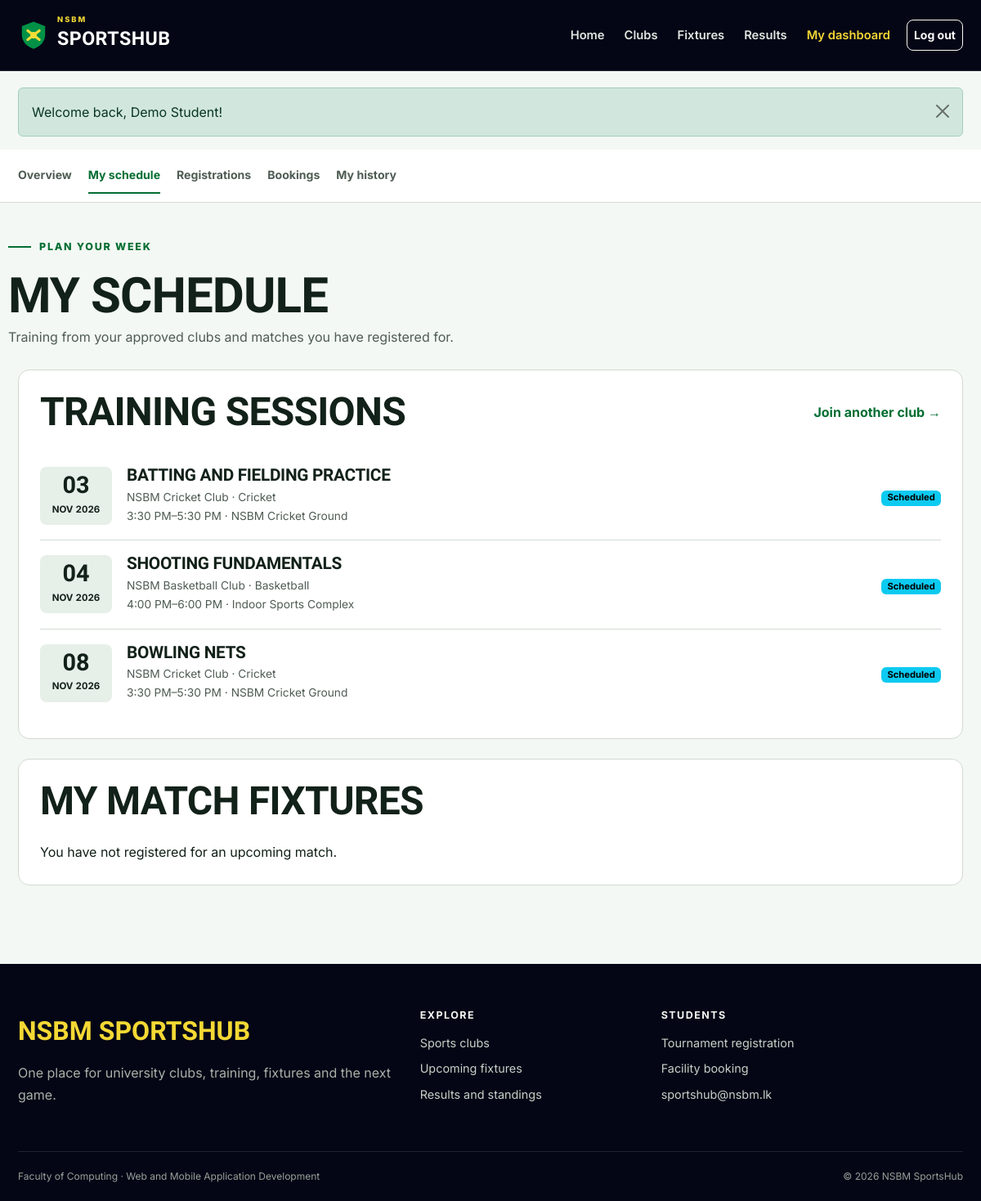
/student/calendar.php (signed in), run on the app's committed database.
### tables this page shows
CREATE TABLE training_sessions (
    id INT UNSIGNED AUTO_INCREMENT PRIMARY KEY,
    club_id INT UNSIGNED NOT NULL,
    title VARCHAR(120) NOT NULL,
    session_date DATE NOT NULL,
    start_time TIME NOT NULL,
    end_time TIME NOT NULL,
    venue VARCHAR(120) NOT NULL,
    created_at TIMESTAMP DEFAULT CURRENT_TIMESTAMP,
    FOREIGN KEY (club_id) REFERENCES clubs(id) ON DELETE CASCADE
);

CREATE TABLE clubs (
    id INT UNSIGNED AUTO_INCREMENT PRIMARY KEY,
    name VARCHAR(100) NOT NULL UNIQUE,
    sport VARCHAR(80) NOT NULL,
    description TEXT NOT NULL,
    coach_name VARCHAR(100) NOT NULL,
    meeting_day VARCHAR(20) NOT NULL,
    location VARCHAR(120) NOT NULL,
    max_members SMALLINT UNSIGNED NOT NULL DEFAULT 30,
    status ENUM('active', 'inactive') NOT NULL DEFAULT 'active',
    created_at TIMESTAMP DEFAULT CURRENT_TIMESTAMP
);

### config/database.php (called while the page is built)
<?php
function db(): PDO
{
    static $pdo = null;
    if ($pdo === null) {
        $host = getenv('DB_HOST') ?: '127.0.0.1';
        $port = getenv('DB_PORT') ?: '3306';
        $name = getenv('DB_NAME') ?: 'sportshub3_db';
        $user = getenv('DB_USER') ?: 'root';
        $pass = getenv('DB_PASS') ?: '';
        $dsn = "mysql:host=$host;port=$port;dbname=$name;charset=utf8mb4";
        $pdo = new PDO($dsn, $user, $pass, [
            PDO::ATTR_ERRMODE => PDO::ERRMODE_EXCEPTION,
            PDO::ATTR_DEFAULT_FETCH_MODE => PDO::FETCH_ASSOC,
            PDO::ATTR_EMULATE_PREPARES => false,
        ]);
    }
    return $pdo;
}

### includes/auth.php (called while the page is built, shortened)
<?php
function current_user(): ?array
{
    static $user = null;
    if ($user === null) {
        $user = fetch_one('SELECT id, student_id, full_name, email, role FROM users WHERE id = ?', [$_SESSION['user_id']]);
    }
    return $user;
}
function is_logged_in(): bool
{
    return current_user() !== null;
}
function require_login(): void
{
    if (!is_logged_in()) {
        flash('warning', 'Please log in to continue.');
        redirect('login.php');
    }
}
function require_student(): void
{
    require_login();
}

### student/calendar.php (the view, shortened to what this page needs)
<?php
require_student();
$userId = current_user()['id'];
$sessions = fetch_all("SELECT s.*, c.name AS club_name, c.sport FROM training_sessions s JOIN clubs c ON c.id = s.club_id JOIN memberships m ON m.club_id = c.id WHERE m.user_id = ? AND m.status = 'approved' AND s.session_date >= CURDATE() ORDER BY s.session_date, s.start_time", [$userId]);
$matches = fetch_all("SELECT m.*, mr.preferred_team FROM match_registrations mr JOIN matches m ON m.id = mr.match_id WHERE mr.user_id = ? AND mr.status = 'registered' AND m.status = 'scheduled' AND m.match_datetime >= NOW() ORDER BY m.match_datetime", [$userId]);
include __DIR__ . '/../includes/header.php';
include __DIR__ . '/../includes/student_nav.php';
?>
<div class="container dashboard-head"><span class="section-kicker">Plan your week</span><h1>My schedule</h1><p>Training from your approved clubs and matches you have registered for.</p></div>
<div class="container dashboard-content">
    <section class="content-panel"><div class="page-title-row"><h2>Training sessions</h2><a class="link-arrow" href="<?= e(url('clubs.php')) ?>">Join another club</a></div><?php if ($sessions): ?><ul class="schedule-list"><?php foreach ($sessions as $session): ?><li class="schedule-item"><div class="date-block"><strong><?= format_date($session['session_date'], 'd') ?></strong><span><?= format_date($session['session_date'], 'M Y') ?></span></div><div><h3><?= e($session['title']) ?></h3><p><?= e($session['club_name']) ?> · <?= e($session['sport']) ?></p><p><?= format_time($session['start_time']) ?>–<?= format_time($session['end_time']) ?> · <?= e($session['venue']) ?></p></div><span><?= status_badge('scheduled') ?></span></li><?php endforeach; ?></ul><?php else: ?><div class="empty-state"><h3>No training scheduled</h3><p>Sessions appear here after your club membership is approved.</p></div><?php endif; ?></section>
    <section class="content-panel"><h2 class="mb-4">My match fixtures</h2><?php if ($matches): ?><div class="table-responsive"><table class="table"><thead><tr><th>Date</th><th>Match</th><th>Preferred team</th><th>Venue</th></tr></thead><tbody><?php foreach ($matches as $match): ?><tr><td><?= format_date($match['match_datetime']) ?><br><small><?= format_time($match['match_datetime']) ?></small></td><td><strong><?= e($match['home_team']) ?> vs <?= e($match['away_team']) ?></strong><br><small><?= e($match['sport']) ?></small></td><td><?= e($match[$match['preferred_team'] . '_team']) ?></td><td><?= e($match['venue']) ?></td></tr><?php endforeach; ?></tbody></table></div><?php else: ?><p class="mb-0">You have not registered for an upcoming match.</p><?php endif; ?></section>
</div>
<?php include __DIR__ . '/../includes/footer.php'; ?>

### includes/functions.php (shortened to what this page needs)
<?php
function e(?string $value): string
{
    return htmlspecialchars($value ?? '', ENT_QUOTES, 'UTF-8');
}
function url(string $path = ''): string
{
    return BASE_PATH . '/' . ltrim($path, '/');
}
function fetch_all(string $sql, array $params = []): array
{
    $statement = db()->prepare($sql);
    $statement->execute($params);
    return $statement->fetchAll();
}
function fetch_one(string $sql, array $params = []): array|false
{
    $statement = db()->prepare($sql);
    $statement->execute($params);
    return $statement->fetch();
}
function format_date(?string $date, string $format = 'd M Y'): string
{
    return $date ? date($format, strtotime($date)) : 'Not set';
}
function format_time(?string $time): string
{
    return $time ? date('g:i A', strtotime($time)) : 'Not set';
}
function status_badge(string $status): string
{
    $classes = [
        'approved' => 'success', 'active' => 'success', 'completed' => 'success',
        'registered' => 'success', 'ongoing' => 'info',
        'pending' => 'warning', 'upcoming' => 'warning', 'scheduled' => 'info',
        'rejected' => 'danger', 'cancelled' => 'danger', 'inactive' => 'secondary',
        'withdrawn' => 'secondary', 'maintenance' => 'danger',
    ];
    $class = $classes[$status] ?? 'secondary';
    return '<span class="badge text-bg-' . $class . '">' . e(ucfirst($status)) . '</span>';
}

### assets/css/style.css (style rules this page uses)
:root { --navy-950: oklch(0.13 0.035 275); --navy-900: oklch(0.18 0.04 275); --navy-800: oklch(0.24 0.045 275); --green-600: oklch(0.55 0.145 151); --green-700: oklch(0.47 0.125 151); --green-800: oklch(0.40 0.105 151); --yellow-400: oklch(0.88 0.17 99); --paper-50: oklch(0.975 0.008 150); --paper-100: oklch(0.945 0.012 150); --ink-900: oklch(0.23 0.025 160); --ink-600: oklch(0.46 0.02 160); --page-bg: var(--paper-50); --page-text: var(--ink-900); --muted-text: var(--ink-600); --brand: var(--green-700); --brand-hover: var(--green-800); --highlight: var(--yellow-400); --dark-surface: var(--navy-950); --line: oklch(0.88 0.015 150); --radius-sm: 8px; --radius-md: 14px; --radius-lg: 22px; --shadow: 0 12px 32px oklch(0.2 0.025 160 / 0.08); }
* { box-sizing: border-box; }
html { scroll-behavior: smooth; }
body { min-height: 100dvh; margin: 0; background: var(--page-bg); color: var(--page-text); font-family: "Inter", sans-serif; font-size: 16px; line-height: 1.65; }
a { color: var(--brand); text-underline-offset: 3px; }
button, a, input, select, textarea { transition: color 180ms ease-out, background-color 180ms ease-out, border-color 180ms ease-out, transform 180ms ease-out; }
h1, h2, h3, h4, .display-font { font-family: "Barlow Condensed", sans-serif; font-weight: 700; line-height: 1.05; letter-spacing: -0.015em; }
h1 { font-size: clamp(2.5rem, 6vw, 4.8rem); }
h2 { font-size: clamp(2rem, 4vw, 3rem); }
h3 { font-size: 1.55rem; }
p { max-width: 72ch; }
.container { max-width: 1180px; }
.link-arrow { font-weight: 700; text-decoration: none; }
.link-arrow::after { content: " →"; }
.hero-kicker, .section-kicker { display: inline-flex; align-items: center; gap: 10px; margin-bottom: 18px; color: var(--brand); font-size: 0.78rem; font-weight: 800; letter-spacing: 0.14em; text-transform: uppercase; }
.hero-kicker::before, .section-kicker::before { content: ""; width: 28px; height: 2px; background: currentColor; }
.page-title-row { display: flex; flex-wrap: wrap; justify-content: space-between; align-items: center; gap: 16px; margin-bottom: 24px; }
.page-title-row h1, .page-title-row h2 { margin: 0; }
.content-panel { padding: 26px; margin-bottom: 24px; background: #fff; border: 1px solid var(--line); border-radius: var(--radius-md); }
.content-panel h2, .content-panel h3 { text-transform: uppercase; }
.dashboard-head { padding: 36px 0 26px; }
.dashboard-head h1 { margin: 0; font-size: clamp(2.5rem, 5vw, 3.8rem); text-transform: uppercase; }
.dashboard-head p { margin: 6px 0 0; color: var(--muted-text); }
.dashboard-content { padding-bottom: 72px; }
.schedule-list { list-style: none; margin: 0; padding: 0; }
.schedule-item { display: grid; grid-template-columns: 88px 1fr auto; gap: 18px; align-items: center; padding: 18px 0; border-bottom: 1px solid var(--line); }
.schedule-item:last-child { border-bottom: 0; }
.date-block { text-align: center; padding: 8px; background: var(--paper-100); border-radius: var(--radius-sm); font-variant-numeric: tabular-nums; }
.date-block strong { display: block; font-family: "Barlow Condensed", sans-serif; font-size: 1.8rem; line-height: 1; }
.date-block span { font-size: 0.72rem; font-weight: 700; text-transform: uppercase; }
.schedule-item h3 { margin: 0 0 4px; font-size: 1.3rem; }
.schedule-item p { margin: 0; color: var(--muted-text); font-size: 0.86rem; }
.badge { font-size: 0.7rem; }

### data on the page
training_sessions: session_date "03", session_date "NOV 2026", title "BATTING AND FIELDING PRACTICE", club.name "NSBM Cricket Club", club.sport "Cricket", start_time "3:30 PM", end_time "5:30 PM", venue "NSBM Cricket Ground"
training_sessions: session_date "04", session_date "NOV 2026", title "SHOOTING FUNDAMENTALS", club.name "NSBM Basketball Club", club.sport "Basketball", start_time "4:00 PM", end_time "6:00 PM", venue "Indoor Sports Complex"
training_sessions: session_date "08", session_date "NOV 2026", title "BOWLING NETS", club.name "NSBM Cricket Club", club.sport "Cricket", start_time "3:30 PM", end_time "5:30 PM", venue "NSBM Cricket Ground"

### other printed values
$message['message'] "Welcome back, Demo Student!"
